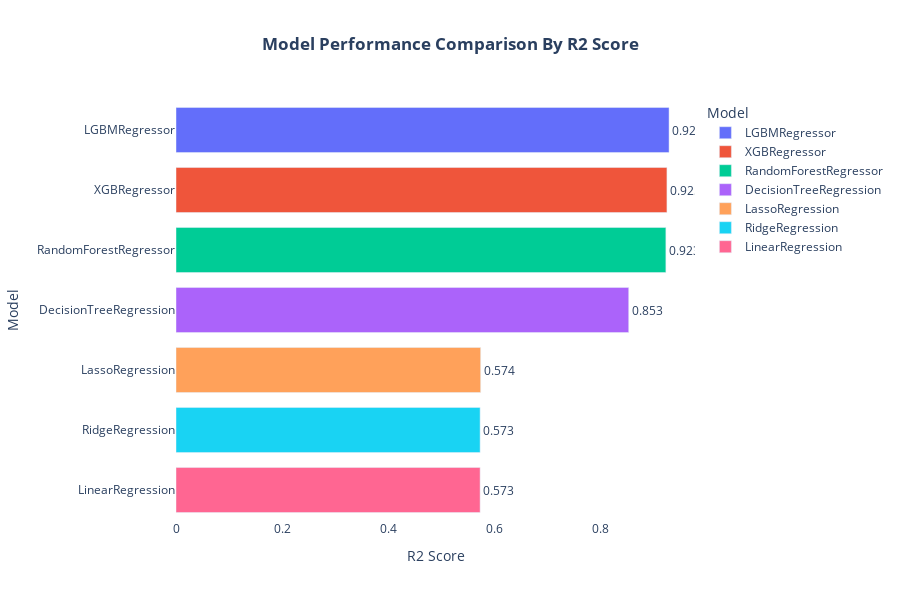

Notebook code for this chart:
### Code cell
fig = px.bar(
  df_results,
  x = 'R2_score',
  y = 'Model',
  title = "<b>Model Performance Comparison By R2 Score</b>",
  text = 'R2_score',
  color = 'Model'
)
fig.update_traces(
  textposition = 'outside'
)
fig.update_layout(
  title_x = 0.5,
  height = 600,
  width = 900,
  bargap = 0.25,
  plot_bgcolor = 'white',
  xaxis_title = 'R2 Score'
)
fig.show()

### Figure 1 — Plotly figure (JSON) as saved in the notebook; plotly's stock layout.template omitted (floating-point values rounded to 4 significant figures)
{"data": [{"hovertemplate": "Model=%{y}<br>R2_score=%{text}<extra></extra>", "legendgroup": "LGBMRegressor", "marker": {"color": "#636efa", "pattern": {"shape": ""}}, "name": "LGBMRegressor", "orientation": "h", "showlegend": true, "text": [0.929], "textposition": "outside", "type": "bar", "x": [0.929], "xaxis": "x", "y": ["LGBMRegressor"], "yaxis": "y"}, {"hovertemplate": "Model=%{y}<br>R2_score=%{text}<extra></extra>", "legendgroup": "XGBRegressor", "marker": {"color": "#EF553B", "pattern": {"shape": ""}}, "name": "XGBRegressor", "orientation": "h", "showlegend": true, "text": [0.925], "textposition": "outside", "type": "bar", "x": [0.925], "xaxis": "x", "y": ["XGBRegressor"], "yaxis": "y"}, {"hovertemplate": "Model=%{y}<br>R2_score=%{text}<extra></extra>", "legendgroup": "RandomForestRegressor", "marker": {"color": "#00cc96", "pattern": {"shape": ""}}, "name": "RandomForestRegressor", "orientation": "h", "showlegend": true, "text": [0.923], "textposition": "outside", "type": "bar", "x": [0.923], "xaxis": "x", "y": ["RandomForestRegressor"], "yaxis": "y"}, {"hovertemplate": "Model=%{y}<br>R2_score=%{text}<extra></extra>", "legendgroup": "DecisionTreeRegression", "marker": {"color": "#ab63fa", "pattern": {"shape": ""}}, "name": "DecisionTreeRegression", "orientation": "h", "showlegend": true, "text": [0.853], "textposition": "outside", "type": "bar", "x": [0.853], "xaxis": "x", "y": ["DecisionTreeRegression"], "yaxis": "y"}, {"hovertemplate": "Model=%{y}<br>R2_score=%{text}<extra></extra>", "legendgroup": "LassoRegression", "marker": {"color": "#FFA15A", "pattern": {"shape": ""}}, "name": "LassoRegression", "orientation": "h", "showlegend": true, "text": [0.574], "textposition": "outside", "type": "bar", "x": [0.574], "xaxis": "x", "y": ["LassoRegression"], "yaxis": "y"}, {"hovertemplate": "Model=%{y}<br>R2_score=%{text}<extra></extra>", "legendgroup": "RidgeRegression", "marker": {"color": "#19d3f3", "pattern": {"shape": ""}}, "name": "RidgeRegression", "orientation": "h", "showlegend": true, "text": [0.573], "textposition": "outside", "type": "bar", "x": [0.573], "xaxis": "x", "y": ["RidgeRegression"], "yaxis": "y"}, {"hovertemplate": "Model=%{y}<br>R2_score=%{text}<extra></extra>", "legendgroup": "LinearRegression", "marker": {"color": "#FF6692", "pattern": {"shape": ""}}, "name": "LinearRegression", "orientation": "h", "showlegend": true, "text": [0.573], "textposition": "outside", "type": "bar", "x": [0.573], "xaxis": "x", "y": ["LinearRegression"], "yaxis": "y"}], "layout": {"bargap": 0.25, "barmode": "relative", "height": 600, "legend": {"title": {"text": "Model"}, "tracegroupgap": 0}, "plot_bgcolor": "white", "title": {"text": "<b>Model Performance Comparison By R2 Score</b>", "x": 0.5}, "width": 900, "xaxis": {"anchor": "y", "domain": [0, 1], "title": {"text": "R2 Score"}}, "yaxis": {"anchor": "x", "categoryarray": ["LinearRegression", "RidgeRegression", "LassoRegression", "DecisionTreeRegression", "RandomForestRegressor", "XGBRegressor", "LGBMRegressor"], "categoryorder": "array", "domain": [0, 1], "title": {"text": "Model"}}}}
